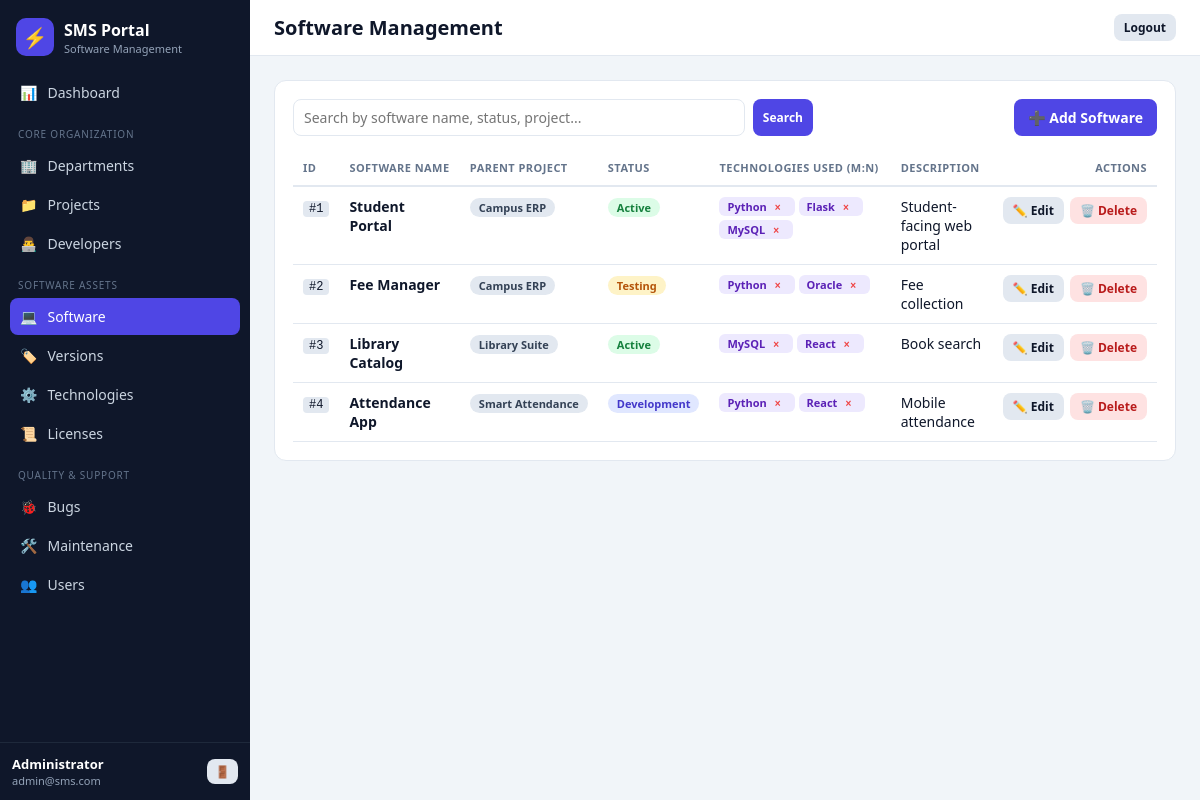
Screenshot of /software (signed in) with the database file from the repository.
### tables this page shows
CREATE TABLE SOFTWARE (
  Software_ID INTEGER PRIMARY KEY AUTOINCREMENT,
  Software_Name TEXT NOT NULL,
  Description TEXT,
  Status TEXT NOT NULL DEFAULT 'Active',
  Project_ID INTEGER NOT NULL,
  FOREIGN KEY (Project_ID) REFERENCES PROJECT(Project_ID) ON DELETE RESTRICT
);

CREATE TABLE PROJECT (
  Project_ID INTEGER PRIMARY KEY AUTOINCREMENT,
  Project_Name TEXT NOT NULL,
  Description TEXT,
  Start_Date TEXT,
  End_Date TEXT,
  Project_Status TEXT NOT NULL DEFAULT 'In Progress',
  Department_ID INTEGER NOT NULL,
  FOREIGN KEY (Department_ID) REFERENCES DEPARTMENT(Department_ID) ON DELETE RESTRICT
);

CREATE TABLE TECHNOLOGY (
  Technology_ID INTEGER PRIMARY KEY AUTOINCREMENT,
  Technology_Name TEXT NOT NULL,
  Technology_Type TEXT NOT NULL,
  Version TEXT,
  Description TEXT
);

### app.py (the view)
@app.route('/software')
def software():
    s = search_arg()
    w, a = like(s, ['s.Software_Name', 's.Status', 'p.Project_Name'])
    rows = q('SELECT s.*, p.Project_Name FROM SOFTWARE s JOIN PROJECT p ON p.Project_ID = s.Project_ID'
             + w + ' ORDER BY s.Software_ID', a)
    for r in rows:
        r['technologies'] = q('SELECT t.* FROM TECHNOLOGY t JOIN SOFTWARE_TECHNOLOGY st '
                              'ON st.Technology_ID = t.Technology_ID WHERE st.Software_ID = ?', (r['Software_ID'],))
    return render_template('software.html', search=s, software=rows,
                           projects=q('SELECT * FROM PROJECT ORDER BY Project_Name'),
                           all_technologies=q('SELECT * FROM TECHNOLOGY ORDER BY Technology_Name'))

### app.py (called while the page is built)
def db():
    if 'db' not in g:
        g.db = sqlite3.connect(DB_PATH)
        g.db.row_factory = sqlite3.Row
        g.db.execute('PRAGMA foreign_keys = ON')
    return g.db

def q(sql, args=()):
    return [dict(r) for r in db().execute(sql, args).fetchall()]

def like(search, cols):
    if not search:
        return '', []
    return ' WHERE ' + ' OR '.join(f'{c} LIKE ?' for c in cols), [f'%{search}%'] * len(cols)

@app.before_request
def guard():
    if request.endpoint in (None, 'static', 'login', 'register'):
        return
    if 'user_id' not in session:
        return redirect(url_for('login'))

@app.context_processor
def inject_user():
    return {'logged_user_name': session.get('user_name', ''),
            'logged_user_email': session.get('user_email', '')}

def search_arg():
    return request.args.get('search', '').strip()

### templates/software.html (shortened to what this page needs)
{% extends "base.html" %}
{% block page_heading %}Software Management{% endblock %}
{% block content %}
<div class="card">
  <div class="toolbar-actions">
    <form action="{{ url_for('software') }}" method="GET" class="search-form">
      <input type="text" name="search" class="form-control" placeholder="Search by software name, status, project..." value="{{ search }}">
      <button type="submit" class="btn btn-primary btn-sm">Search</button>
    </form>
    <button type="button" class="btn btn-primary" onclick="openModal('addSoftwareModal')">
      ➕ Add Software
    </button>
  </div>
  <div class="table-responsive">
    <table class="data-table">
      <thead>
        <tr>
          <th>ID</th>
          <th>Software Name</th>
          <th>Parent Project</th>
          <th>Status</th>
          <th>Technologies Used (M:N)</th>
          <th>Description</th>
          <th style="text-align: right;">Actions</th>
        </tr>
      </thead>
      <tbody>
        {% if software %}
          {% for sw in software %}
            <tr>
              <td><code>#{{ sw.Software_ID }}</code></td>
              <td><strong>{{ sw.Software_Name }}</strong></td>
              <td><span class="badge badge-secondary">{{ sw.Project_Name }}</span></td>
              <td>
                <span class="badge {% if sw.Status == 'Active' %}badge-success{% elif sw.Status == 'Testing' %}badge-warning{% elif sw.Status == 'Archived' %}badge-secondary{% else %}badge-info{% endif %}">
                  {{ sw.Status }}
                </span>
              </td>
              <td>
                {% if sw.technologies %}
                  <div style="display: flex; flex-wrap: wrap; gap: 4px; align-items: center;">
                    {% for tech in sw.technologies %}
                      <span class="tech-tag" title="{{ tech.Technology_Type }}">
                        {{ tech.Technology_Name }}
                        <form action="{{ url_for('manage_software_tech', software_id=sw.Software_ID) }}" method="POST" style="display:inline; margin-left: 2px;">
                          <button type="submit" style="background:none; border:none; color:#ef4444; font-weight:bold; cursor:pointer; font-size:10px;" title="Remove this technology">&times;</button>
                        </form>
                      </span>
                    {% endfor %}
                  </div>
                {% else %}
                  <span style="color: var(--text-muted); font-size: 11.5px;">No technologies linked</span>
                {% endif %}
              </td>
              <td>{{ sw.Description or '-' }}</td>
              <td style="text-align: right;">
                <div class="action-buttons" style="justify-content: flex-end;">
                  {% set tech_id_list = [] %}
                  {% for t in sw.technologies %}
                    {% set _ = tech_id_list.append(t.Technology_ID) %}
                  {% endfor %}
                  <button type="button" class="btn btn-secondary btn-sm"
                          onclick="populateEditSoftware({{ sw.Software_ID }}, '{{ sw.Software_Name | replace('\'', '\\\'') }}', '{{ (sw.Description or '') | replace('\'', '\\\'') }}', '{{ sw.Status }}', {{ sw.Project_ID }}, '{{ tech_id_list | tojson }}')">
                    ✏️ Edit
                  </button>
                  <form action="{{ url_for('delete_software', id=sw.Software_ID) }}" method="POST" style="display: inline;"
                        onsubmit="return confirmDelete('Software', '{{ sw.Software_Name | replace('\'', '\\\'') }}');">
                    <button type="submit" class="btn btn-danger btn-sm">🗑️ Delete</button>
                  </form>
                </div>
              </td>
            </tr>
          {% endfor %}
        {% else %}
          <tr>
            <td colspan="7" class="empty-state">No software records found. Click "Add Software" to register an application.</td>
          </tr>
        {% endif %}
      </tbody>
    </table>
  </div>
</div>
{% endblock %}

### static/css/style.css (style rules this page uses)
:root { --primary:#4f46e5;--primary-d:#4338ca;--bg:#f1f5f9;--card:#fff;--text-main:#0f172a;--text-muted:#64748b;--border-color:#e2e8f0;--sidebar:#0f172a;--radius:12px;--radius-sm:8px }
* { box-sizing:border-box }
body { margin:0;font-family:system-ui,-apple-system,"Segoe UI",Roboto,sans-serif;font-size:14px;background:var(--bg);color:var(--text-main) }
code { background:#e2e8f0;padding:1px 6px;border-radius:4px;font-size:12px }
.card { background:var(--card);border:1px solid var(--border-color);border-radius:var(--radius);padding:18px;margin-bottom:18px }
.toolbar-actions { display:flex;justify-content:space-between;gap:12px;margin-bottom:14px;flex-wrap:wrap }
.search-form { display:flex;gap:8px;flex:1;max-width:520px }
.form-control { width:100%;padding:8px 10px;border:1px solid var(--border-color);border-radius:var(--radius-sm);font:inherit;background:#fff;color:var(--text-main) }
.btn { display:inline-flex;align-items:center;gap:6px;padding:8px 14px;border:0;border-radius:var(--radius-sm);font:inherit;font-weight:600;cursor:pointer;white-space:nowrap }
.btn-primary { background:var(--primary);color:#fff }
.btn-secondary { background:#e2e8f0;color:#0f172a }
.btn-danger { background:#fee2e2;color:#b91c1c }
.btn-sm { padding:5px 10px;font-size:12px }
.action-buttons { display:flex;gap:6px }
.table-responsive { overflow-x:auto }
.data-table { width:100%;border-collapse:collapse }
.data-table th { text-align:left;font-size:11px;text-transform:uppercase;letter-spacing:.04em;color:var(--text-muted);padding:10px;border-bottom:2px solid var(--border-color);white-space:nowrap }
.data-table td { padding:10px;border-bottom:1px solid var(--border-color);vertical-align:top }
.badge { display:inline-block;padding:2px 9px;border-radius:99px;font-size:11px;font-weight:600;white-space:nowrap }
.badge-success { background:#dcfce7;color:#15803d }
.badge-warning { background:#fef3c7;color:#b45309 }
.badge-info { background:#e0e7ff;color:#4338ca }
.badge-secondary { background:#e2e8f0;color:#334155 }
.tech-tag { display:inline-flex;align-items:center;background:#ede9fe;color:#5b21b6;padding:2px 8px;border-radius:6px;font-size:11px;font-weight:600 }

### rows the page displays
SOFTWARE: Software_ID "1", Software_Name "Student Portal", Project_Name "Campus ERP", Status "Active", Description "Student-facing web portal"
TECHNOLOGY: Technology_Name "Python"
TECHNOLOGY: Technology_Name "Flask"
TECHNOLOGY: Technology_Name "MySQL"
SOFTWARE: Software_ID "2", Software_Name "Fee Manager", Project_Name "Campus ERP", Status "Testing", Description "Fee collection"
TECHNOLOGY: Technology_Name "Oracle"
SOFTWARE: Software_ID "3", Software_Name "Library Catalog", Project_Name "Library Suite", Status "Active", Description "Book search"
TECHNOLOGY: Technology_Name "React"
SOFTWARE: Software_ID "4", Software_Name "Attendance App", Project_Name "Smart Attendance", Status "Development", Description "Mobile attendance"

### other values shown
{{ logged_user_name }} "Administrator"
{{ logged_user_email }} "admin@sms.com"
